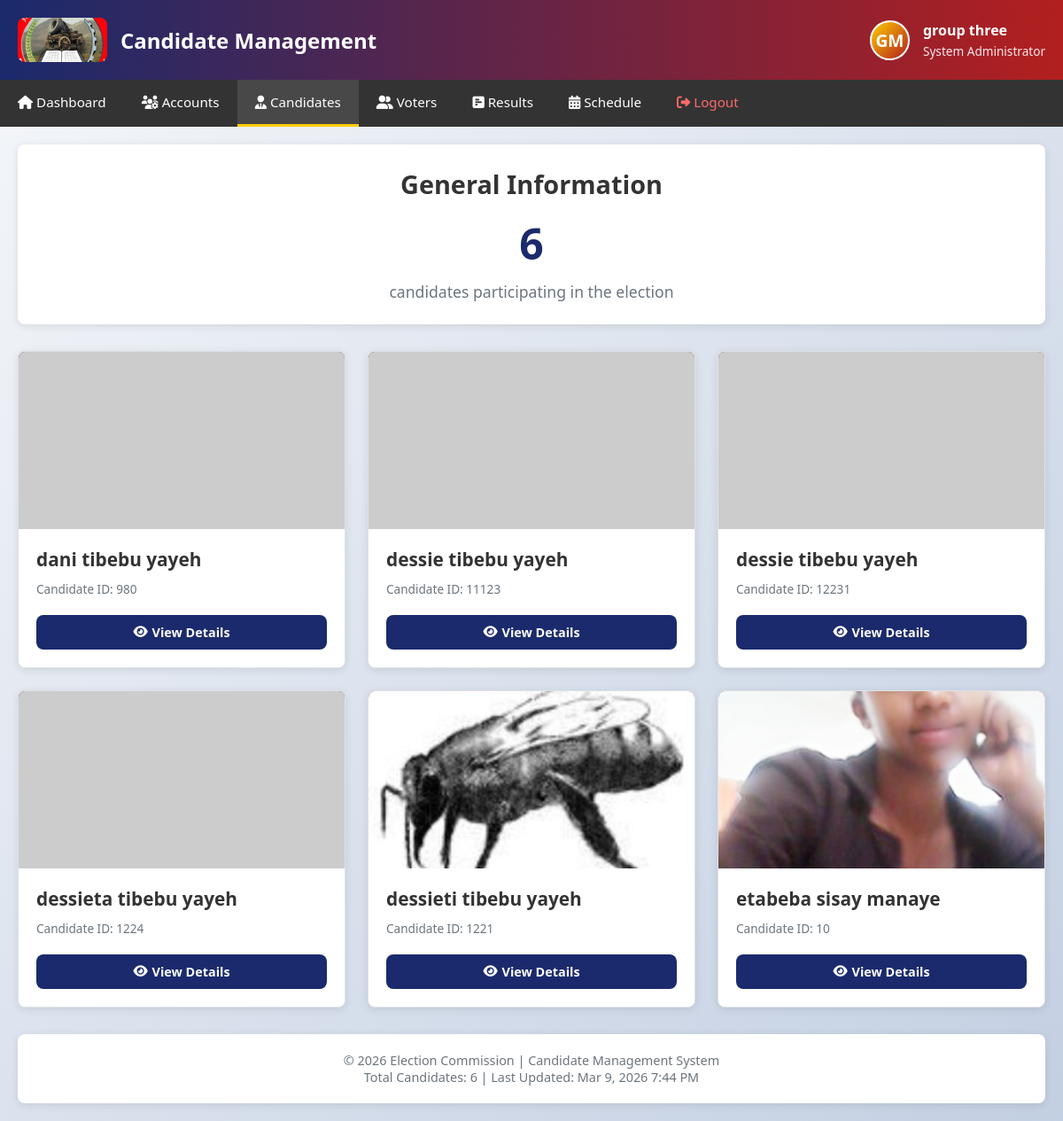
The app's page /a_candidate.php (signed in) with its own data.
### tables this page shows
CREATE TABLE `user` (
  `fname` varchar(25) NOT NULL,
  `mname` varchar(25) NOT NULL,
  `lname` varchar(25) NOT NULL,
  `u_id` varchar(15) NOT NULL,
  `sex` varchar(10) NOT NULL,
  `age` varchar(25) NOT NULL,
  `phone` varchar(15) NOT NULL,
  `email` varchar(30) NOT NULL,
  `role` enum('admin','officer','department','discipline_committee','candidate') NOT NULL,
  `username` varchar(25) NOT NULL,
  `password` varchar(255) NOT NULL,
  `status` int(1) NOT NULL,
  `station` varchar(25) NOT NULL,
  `login_attempts` int(11) NOT NULL DEFAULT 0,
  `last_attempt` datetime DEFAULT NULL
);

CREATE TABLE `candidate` (
  `c_id` int(11) NOT NULL,
  `u_id` varchar(50) DEFAULT NULL,
  `fname` varchar(20) NOT NULL,
  `mname` varchar(20) NOT NULL,
  `lname` varchar(20) NOT NULL,
  `student_id` varchar(50) DEFAULT NULL,
  `year` int(1) DEFAULT NULL,
  `sex` varchar(10) NOT NULL,
  `age` int(11) NOT NULL,
  `department` varchar(255) DEFAULT NULL,
  `phone` varchar(20) NOT NULL,
  `email` varchar(20) NOT NULL,
  `experience` varchar(25) NOT NULL,
  `candidate_photo` varchar(40) NOT NULL,
  `username` varchar(25) NOT NULL,
  `password` varchar(255) NOT NULL,
  `cgpa` decimal(3,2) NOT NULL,
  `is_active` tinyint(1) NOT NULL DEFAULT 1,
  `status` tinyint(1) NOT NULL DEFAULT 1
);

### a_candidate.php (the view, shortened to what this page needs)
<?php
include("connection.php");
    ?>
    <?php
$user_id = $_SESSION['u_id'];
$stmt = $conn->prepare("SELECT fname, mname, lname FROM user WHERE u_id = ?");
$stmt->bind_param("s", $user_id);
$stmt->execute();
$result = $stmt->get_result();
if ($result->num_rows > 0) {
    $row = $result->fetch_assoc();
    $FirstName = htmlspecialchars($row['fname']);
    $middleName = htmlspecialchars($row['mname'] ?? '');
    $LastName = htmlspecialchars($row['lname']);
    $initials = strtoupper(substr($FirstName, 0, 1) . substr($LastName, 0, 1));
} else {
    echo '<script>alert("Error: User not found."); window.location = "logout.php";</script>';
    exit();
}
$stmt = $conn->prepare("SELECT COUNT(*) as count FROM candidate");
$stmt->execute();
$result = $stmt->get_result();
$countav = $result->fetch_assoc()['count'];
?>
<!DOCTYPE html>
<html lang="en">
<head>
    <link rel="stylesheet" href="https://cdnjs.cloudflare.com/ajax/libs/font-awesome/6.5.0/css/all.min.css">
</head>
<body>
    <header class="header">
        <div class="logo">
            <img src="img/ethio_flag.JPG" alt="Logo">
            <h1>Candidate Management</h1>
        </div>
        <div class="user-info">
            <div class="user-avatar"><?php echo $initials; ?></div>
            <div class="user-details">
                <h3><?php echo $FirstName . ' ' . $middleName; ?></h3>
                <p>System Administrator</p>
            </div>
        </div>
    </header>
    <nav class="navbar">
        <ul class="nav-menu">
            <li class="nav-item">
                <a href="system_admin.php" class="nav-link">
                    <i class="fas fa-home"></i> Dashboard
                </a>
            </li>
            <li class="nav-item">
                <a href="manage_account.php" class="nav-link">
                    <i class="fas fa-users-cog"></i> Accounts
                </a>
            </li>
            <li class="nav-item">
                <a href="a_candidate.php" class="nav-link active">
                    <i class="fas fa-user-tie"></i> Candidates
                </a>
            </li>
            <li class="nav-item">
                <a href="voters.php" class="nav-link">
                    <i class="fas fa-user-friends"></i> Voters
                </a>
            </li>
            <li class="nav-item">
                <a href="adminv_result.php" class="nav-link">
                    <i class="fas fa-poll-h"></i> Results
                </a>
            </li>
            <li class="nav-item">
                <a href="setDate.php" class="nav-link">
                    <i class="fas fa-calendar-alt"></i> Schedule
                </a>
            </li>
            <li class="nav-item">
                <a href="logout.php" class="nav-link" style="color: #ff6b6b;">
                    <i class="fas fa-sign-out-alt"></i> Logout
                </a>
            </li>
        </ul>
    </nav>
    <main class="main-container">
        <div class="stats-card">
            <h2>General Information</h2>
            <div class="count"><?php echo $countav; ?></div>
            <p>candidates participating in the election</p>
        </div>
        <div class="candidates-grid">
            <?php
            $stmt = $conn->prepare("SELECT c_id, fname, mname, lname, candidate_photo FROM candidate ORDER BY fname");
            $stmt->execute();
            $result = $stmt->get_result();
            if ($result->num_rows > 0):
                while ($row = $result->fetch_assoc()):
                    $c_id = htmlspecialchars($row['c_id']);
                    $fname = htmlspecialchars($row['fname']);
                    $mname = htmlspecialchars($row['mname'] ?? '');
                    $lname = htmlspecialchars($row['lname']);
                    $photo = htmlspecialchars($row['candidate_photo']);
                    $fullName = trim($fname . ' ' . $mname . ' ' . $lname);
                    $avatarUrl = "https://ui-avatars.com/api/?name=" . urlencode($fullName) . "&background=1a2a6c&color=fff&size=200";
            ?>
            <div class="candidate-card">
                <div class="candidate-image">
                    <?php if($photo && file_exists($photo)): ?>
                        <img src="<?php echo $photo; ?>" alt="<?php echo $fullName; ?>"
                             onerror="this.src='<?php echo $avatarUrl; ?>'">
                    <?php else: ?>
                        <img src="<?php echo $avatarUrl; ?>" alt="<?php echo $fullName; ?>">
                    <?php endif; ?>
                </div>
                <div class="candidate-info">
                    <h3 class="candidate-name"><?php echo $fullName; ?></h3>
                    <span class="candidate-id">Candidate ID: <?php echo $c_id; ?></span>
                    <div class="action-buttons">
                        <a href="admin_can.php?key=<?php echo $c_id; ?>" class="btn btn-view">
                            <i class="fas fa-eye"></i> View Details
                        </a>
                    </div>
                </div>
            </div>
            <?php
                endwhile;
            endif;
            ?>
        </div>
        <footer class="footer">
            <p>&copy; <?php echo date("Y"); ?> Election Commission | Candidate Management System</p>
            <p>Total Candidates: <?php echo $countav; ?> | Last Updated: <?php echo date("M j, Y g:i A"); ?></p>
        </footer>
    </main>
</body>
</html>

### a_candidate.php (style rules this page uses)
:root { --primary: #1a2a6c; --secondary: #b21f1f; --accent: #ffcc00; --dark: #333; --light: #f8f9fa; --gray: #6c757d; --success: #28a745; --warning: #ffc107; --danger: #dc3545; --border: #dee2e6; --shadow: 0 2px 10px rgba(0,0,0,0.1); --radius: 8px; }
* { margin: 0; padding: 0; box-sizing: border-box; }
body { font-family: 'Segoe UI', Tahoma, Geneva, Verdana, sans-serif; background: linear-gradient(135deg, #f5f7fa 0%, #c3cfe2 100%); min-height: 100vh; }
.header { background: linear-gradient(to right, var(--primary), var(--secondary)); color: white; padding: 20px; display: flex; justify-content: space-between; align-items: center; box-shadow: var(--shadow); }
.logo { display: flex; align-items: center; gap: 15px; }
.logo img { height: 50px; border-radius: 8px; }
.logo h1 { font-size: 1.5rem; font-weight: 600; }
.user-info { display: flex; align-items: center; gap: 15px; }
.user-avatar { width: 45px; height: 45px; background: linear-gradient(135deg, var(--accent), var(--secondary)); border-radius: 50%; display: flex; align-items: center; justify-content: center; font-weight: bold; color: white; font-size: 1.2rem; border: 2px solid white; }
.user-details h3 { font-size: 1rem; margin-bottom: 3px; }
.user-details p { font-size: 0.85rem; opacity: 0.9; }
.navbar { background: var(--dark); padding: 0; }
.nav-menu { display: flex; list-style: none; margin: 0; padding: 0; }
.nav-item { position: relative; }
.nav-link { color: white; text-decoration: none; padding: 15px 20px; display: block; font-size: 0.95rem; transition: all 0.3s; border-bottom: 3px solid transparent; }
.nav-link:hover, .nav-link.active { background: rgba(255,255,255,0.1); border-bottom-color: var(--accent); }
.main-container { max-width: 1400px; margin: 20px auto; padding: 0 20px; }
.stats-card { background: white; border-radius: var(--radius); padding: 25px; box-shadow: var(--shadow); text-align: center; margin-bottom: 30px; }
.stats-card h2 { color: var(--dark); margin-bottom: 15px; font-size: 1.8rem; }
.stats-card .count { font-size: 3rem; font-weight: bold; color: var(--primary); margin: 10px 0; }
.stats-card p { color: var(--gray); font-size: 1.1rem; }
.candidates-grid { display: grid; grid-template-columns: repeat(auto-fill, minmax(300px, 1fr)); gap: 25px; margin-bottom: 30px; }
.candidate-card { background: white; border-radius: var(--radius); box-shadow: var(--shadow); overflow: hidden; transition: transform 0.3s; border: 1px solid var(--border); }
.candidate-image { height: 200px; overflow: hidden; background: linear-gradient(45deg, #1a2a6c, #b21f1f); }
.candidate-image img { width: 100%; height: 100%; object-fit: cover; transition: transform 0.5s; }
.candidate-info { padding: 20px; }
.candidate-name { font-size: 1.3rem; font-weight: 600; color: var(--dark); margin-bottom: 10px; }
.candidate-id { color: var(--gray); font-size: 0.85rem; margin-bottom: 15px; display: block; }
.action-buttons { display: flex; gap: 10px; margin-top: 20px; }
.btn { padding: 10px 15px; border-radius: var(--radius); text-decoration: none; font-size: 0.9rem; font-weight: 600; display: inline-flex; align-items: center; gap: 5px; transition: all 0.3s; border: none; cursor: pointer; flex: 1; justify-content: center; }
.btn-view { background: var(--primary); color: white; }
.footer { text-align: center; padding: 20px; color: var(--gray); font-size: 0.9rem; background: white; border-radius: var(--radius); box-shadow: var(--shadow); margin-top: 30px; }

### records on screen
user: initials "GM", fname "group", mname "three"
candidate: fullName "dani tibebu yayeh", c_id "980"
candidate: fullName "dessie tibebu yayeh", c_id "11123"
candidate: fullName "dessie tibebu yayeh", c_id "12231"
candidate: fullName "dessieta tibebu yayeh", c_id "1224"
candidate: candidate_photo (picture), fullName "dessieti tibebu yayeh", c_id "1221"
candidate: candidate_photo (picture), fullName "etabeba sisay manaye", c_id "10"

### other values on screen
$countav "6"
